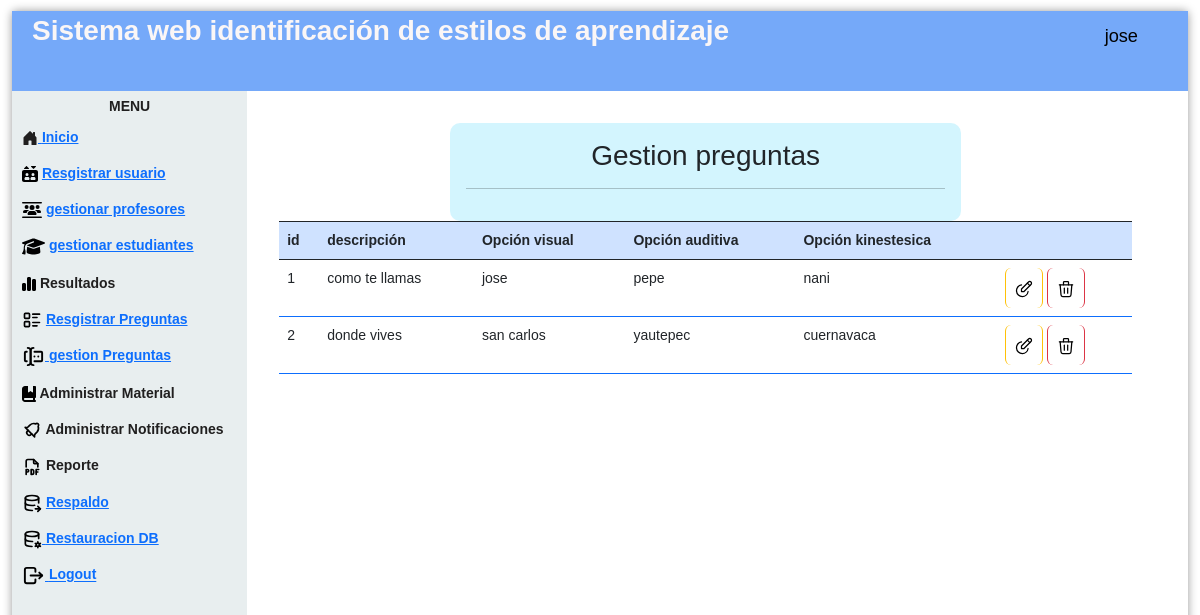
Screenshot of /gestionPreguntas.php (signed in) with the database file from the repository.
### tables this page shows
CREATE TABLE `pregunta` (
  `idpreguntas` int(11) NOT NULL AUTO_INCREMENT,
  `descripción_p` varchar(300) NOT NULL,
  PRIMARY KEY (`idpreguntas`)
);

CREATE TABLE `opcion` (
  `idop` int(11) NOT NULL AUTO_INCREMENT,
  `idPregunta` int(11) NOT NULL,
  `descripción_op` varchar(180) NOT NULL,
  `categoria` varchar(25) NOT NULL,
  PRIMARY KEY (`idop`)
);

### gestionPreguntas.php (the view, shortened to what this page needs)
<!DOCTYPE html>
<html lang="en">
<head>
    <link href="https://cdn.jsdelivr.net/npm/bootstrap@5.2.2/dist/css/bootstrap.min.css" rel="stylesheet">
    <link href='css/nav.css' rel='stylesheet' type='text/css'>
    <link href='css/formulario.css' rel='stylesheet' type='text/css'>
</head>
<body>
<div class="page">
  <div class="pageHeader">
    <div class="title">Sistema web identificación de estilos de aprendizaje</div>
    <div class="userPanel"><span class="username" style="color:#000000";><i class="fa-solid fa-user-large"></i></svg>
          <?php   echo  $_SESSION["nombre"];
            ?></span></div>
  </div>
  <div class="main">
    <div class="nav">
      <div class="menu">
      <div class="title"><center>Menu</center></div>
        <ul>
          <li><a href="controlador/loginrol.php"> Inicio<a></li>
          <li>
            <a href="registroUs.php"> Resgistrar usuario<a></li>
          <li>
            <a href="gestionPr.php">gestionar profesores<a></li>
            <li>
          <a href="gestionEs.php"> gestionar estudiantes<a></li>
          <li>Resultados</li>
          <li>   <a href="registroPregunta.php"> Resgistrar Preguntas<a></li>
          <li><a href="gestionPreguntas.php"> gestion Preguntas<a></li>
          <li>Administrar Material</li>
          <li>  Administrar Notificaciones</li>
          <li>  Reporte</li>
          <li> <a href="generaR.php"> Respaldo<a></li>
          <li><a href="respaldo"> Restauracion DB<a></li>
          <li><a href="controlador/cerrarsesion.php"> Logout<a></li>
        </ul>
      </div>
    </div>
    <div class="view col-12 p-3 ">
      <div class="container-fluid row">
        <div class="col-12 p-3">
        <form action="" method="get" class="col-10 p-3 m-auto formulario">
           <h3>Gestion preguntas</h3>
           <hr    color="#000000";>
        </form>
        <?php
          include "modelo/conexion.php";
          $sql = $conexion->query("SELECT * FROM pregunta");
        ?>
        <table class="table">
        <thead class="table bg-light text-dark table-striped table-bordered border-dark table-primary">
    <tr>
        <th scope="col">id</th>
        <th scope="col">descripción</th>
        <th scope="col">Opción visual</th>
        <th scope="col">Opción auditiva</th>
        <th scope="col">Opción kinestesica</th>
        <th scope="col"></th>
    </tr>
</thead>
          <tbody class="table table table-striped table-hover table-bordered border-primary">
            <?php
              while($datos=$sql->fetch_object()){
                $idPregunta = $datos->idpreguntas;
                $sqlOpciones = $conexion->query("SELECT * FROM opcion WHERE idPregunta = $idPregunta");
              ?>
            <tr>
              <td><?= $datos->idpreguntas ?></td>
              <td><?= $datos->descripción_p ?></td>
               <?php
                while ($opciones = $sqlOpciones->fetch_object()) {
                echo '<td>' . $opciones->descripción_op . '</td>';
                }
               ?>
               <td>
                <a href="modificacionPre.php?id=<?= $datos->idpreguntas ?>" class="btn btn-small btn-warning">
                </a>
                <a onclick="return eliminar()" href="gestionPreguntas.php?id=<?= $datos->idpreguntas ?>"  class="btn btn-small btn-danger" >
                </a>
              </td>
            </tr>
            <?php }
              ?>
          </tbody>
        </table>
      </div>
    </div>
    </div>
  </div>
</div>
</body>
</html>

### css/nav.css (style rules this page uses)
html { background-image: url(http://www.ultraimg.com/images/2UeGfhZ.jpg); }
body { padding: 0px; margin: 0px; font-family: "Open Sans"; font-size: 14px; }
.page { position: absolute; width: 98%; height: 98%; left: 1%; top: 1%; background-color: rgba(255, 255, 255, 0.7); -moz-border-radius: 4px; -webkit-border-radius: 4px; border-radius: 4px; -moz-box-shadow: 0 0 10px 0 rgba(0, 0, 0, 0.4); -webkit-box-shadow: 0 0 10px 0 rgba(0, 0, 0, 0.4); box-shadow: 0 0 10px 0 rgba(0, 0, 0, 0.4); }
.pageHeader { width: 100%; height: 80px; line-height: 50px; background-color: #75a9f9; color: rgb(250, 246, 246); -moz-box-sizing: border-box; -webkit-box-sizing: border-box; box-sizing: border-box; padding: 5px 20px; vertical-align: middle; }
.pageHeader .title { width: 70%; float: left; line-height: 30px; font-size: 2em; font-weight: 700; }
.pageHeader .userPanel { width: 30%; float: right; }
.pageHeader .userPanel .username { float: right; line-height: 40px; padding: 0px 20px; font-weight: 400; font-size: 1.3em; color:#201f1f; }
.main { position: relative; width: 100%; height: 100%; clear: both; background-color: white; }
.main .nav { width: 20%; height: 100%; float: left; background-color: rgba(227, 234, 235, 0.8); }
.main .nav .menu { width: 100%; margin: 5px; color: #201f1f; }
.main .nav .menu .title { font-weight: 700; font-size: 1em; text-transform: uppercase; }
.main .nav .menu ul { padding-left: 0px; }
.main .nav .menu ul li { cursor: pointer; list-style: none; margin: 5px 0px; padding: 5px 0px; font-weight: 600; margin-right: 10px; padding-left: 5px; -moz-border-radius: 4px; -webkit-border-radius: 4px; border-radius: 4px; transition: 0.25s all; }
.main .view { position: relative; overflow: hidden; }
.main .view ,img { float: right; padding-top: 3%; width: 80%; }
.view ,table { align-items: center; }

### css/formulario.css (style rules this page uses)
* { transition: .4s; box-sizing: border-box; font-family: 'arial'; }
body { background: rgba(255, 255, 255, 0.8); }
.formulario { width: 60%; margin: auto; text-align: center; background: #4dd7fa3f; padding-top: 30px; border-radius: 10px; }

### rows the page displays
pregunta: idpreguntas "1", descripción_p "como te llamas"
opcion: descripción_op "jose"
opcion: descripción_op "pepe"
opcion: descripción_op "nani"
pregunta: idpreguntas "2", descripción_p "donde vives"
opcion: descripción_op "san carlos"
opcion: descripción_op "yautepec"
opcion: descripción_op "cuernavaca"

### other values shown
$_SESSION["nombre"] "jose"
